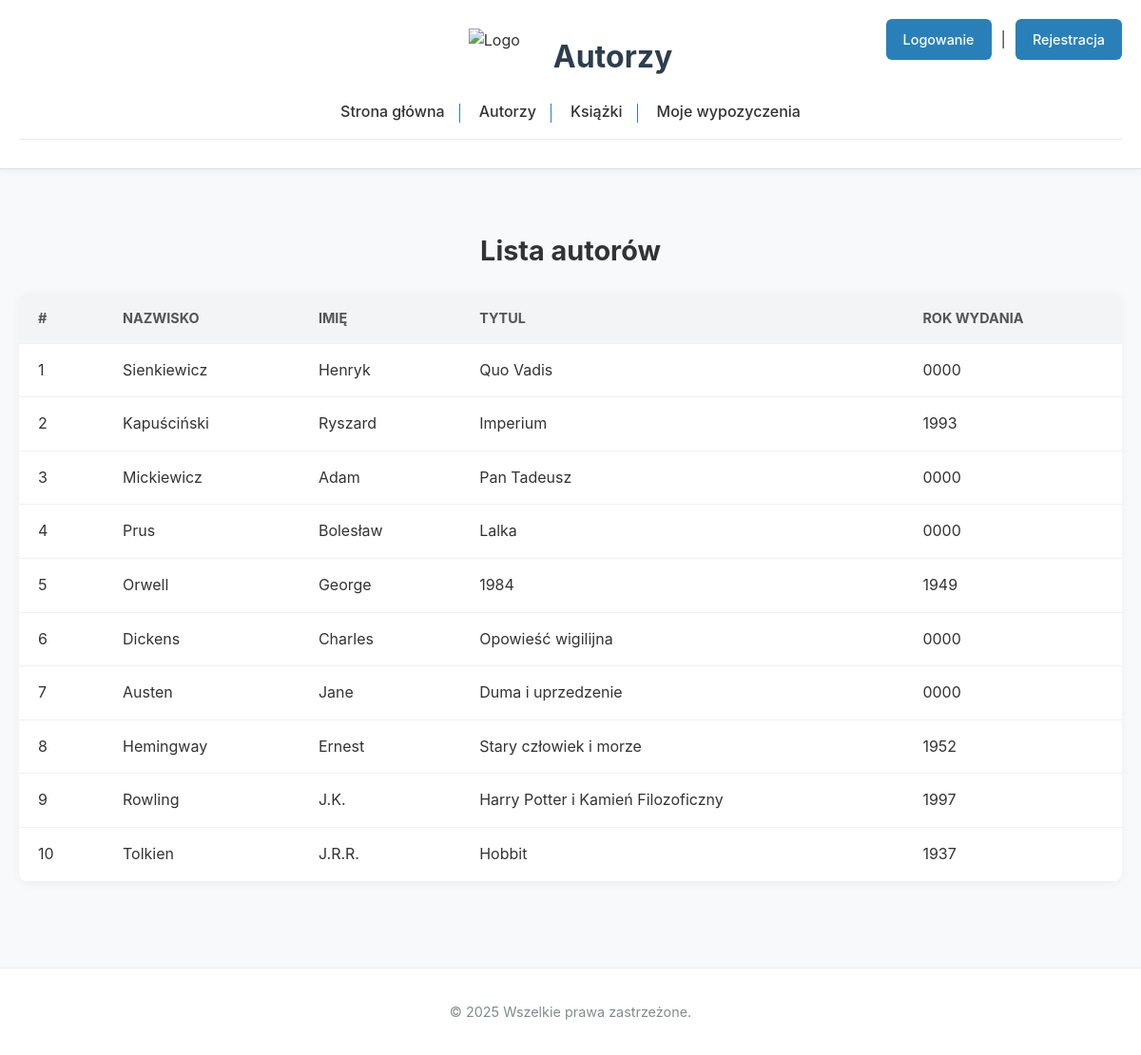
The app's page /User/autorzy.php with its own data.
### tables this page shows
CREATE TABLE ksiazka (
    id INT AUTO_INCREMENT PRIMARY KEY,
    tytul VARCHAR(200) NOT NULL,
    autor_id INT,
    wydawca_id INT,
    rok_wydania YEAR,
    tematyka_id INT,
    ilosc_calkowita INT NOT NULL DEFAULT 0,
    ilosc_dostepnych INT NOT NULL DEFAULT 0,
    dostepnosc INT NOT NULL DEFAULT 0,
    FOREIGN KEY (autor_id) REFERENCES autor(id),
    FOREIGN KEY (wydawca_id) REFERENCES wydawca(id),
    FOREIGN KEY (tematyka_id) REFERENCES tematyka(id)
);

CREATE TABLE autor (
    id INT AUTO_INCREMENT PRIMARY KEY,
    nazwisko VARCHAR(100) NOT NULL,
    imie VARCHAR(100) NOT NULL
);

### User/autorzy.php (the view, shortened to what this page needs)
<?php include '../Main/baza.php'; ?>
<!DOCTYPE html>
<html lang="pl">
<head>
    <link rel="stylesheet" href="../Main/style.css" />
</head>
<body>
    <header>
        <div class="header-container">
            <img src="../logo.png" alt="Logo" class="logo">
            <h1>Autorzy</h1>
        </div>
        <div class="auth-container">
            <?php
            if (isset($_SESSION['user_id'])) {
                echo '<a href="/User/logout.php" class="profile-link">Logout</a>';
            } else {
                echo '<a href="/User/loginUser.php" class="auth-link">Logowanie</a> | <a href="/User/registerUser.php" class="auth-link">Rejestracja</a>';
            }
            ?>
        </div>
        <?php include 'navigation.php'; ?>
    </header>
    <main>
        <h2>Lista autorów</h2>
        <table>
            <thead>
                <tr>
                    <th>#</th>
                    <th>Nazwisko</th>
                    <th>Imię</th>
                    <th>Tytul</th>
                    <th>Rok wydania</th>
                </tr>
            </thead>
            <tbody>
                <?php
                $query = "
                    SELECT ksiazka.id, autor.nazwisko, autor.imie,
                    COALESCE(ksiazka.tytul, 'Brak książki') AS tytul,
                    COALESCE(CAST(ksiazka.rok_wydania AS CHAR), '-') AS rok_wydania
                    FROM autor
                    LEFT JOIN ksiazka ON autor.id = ksiazka.autor_id
                    ORDER BY ksiazka.id ASC
                ";
                $result = $conn->query($query);
                if ($result->num_rows > 0) {
                    while ($row = $result->fetch_assoc()) {
                        $id = $row['id'] ? htmlspecialchars($row['id']) : '';
                        $nazwisko = $row['nazwisko'] ? htmlspecialchars($row['nazwisko']) : '';
                        $imie = $row['imie'] ? htmlspecialchars($row['imie']) : '';
                        $tytul = $row['tytul'] ? htmlspecialchars($row['tytul']) : 'Brak książki';
                        $rok_wydania = $row['rok_wydania'] ? htmlspecialchars($row['rok_wydania']) : '-';
                        echo "<tr>
                                <td>$id</td>
                                <td>$nazwisko</td>
                                <td>$imie</td>
                                <td>$tytul</td>
                                <td>$rok_wydania</td>
                            </tr>";
                    }
                } else {
                    echo "<tr><td colspan='5'>Немає записів</td></tr>";
                }
                ?>
            </tbody>
        </table>
    </main>
    <footer>
        <p>© 2025 Wszelkie prawa zastrzeżone.</p>
    </footer>
</body>
</html>

### User/navigation.php
<?php
$nav = '<nav>';
$nav .= '<a href="../startBiblioteka.php">Strona główna</a>';
$nav .= '<a href="autorzy.php">Autorzy</a>';
$nav .= '<a href="ksiazki.php">Książki</a>';
$nav .= '<a href="wypozyczenia.php">Moje wypozyczenia</a>';
$nav .= '</nav>';
echo $nav;

### Main/style.css (style rules this page uses)
* { box-sizing: border-box; }
body { font-family: 'Inter', 'Open Sans', 'Poppins', sans-serif; margin: 0; padding: 0; background-color: #f7f9fb; color: #333; line-height: 1.6; }
header { background-color: #ffffff; padding: 30px 20px; text-align: center; box-shadow: 0 2px 8px rgba(0, 0, 0, 0.05); border-bottom: 1px solid #e0e0e0; }
main h2 { text-align: center; font-size: 1.8rem; margin-bottom: 20px; }
header h1 { margin: 0; font-size: 2rem; color: #2c3e50; }
.header-container { display: flex; justify-content: center; align-items: center; gap: 20px; padding: 0 20px; }
.logo { height: 60px; margin-right: 15px; }
nav { background-color: #ffffff; display: flex; justify-content: center; gap: 20px; padding: 15px 0; border-bottom: 1px solid #eaeaea; }
nav a { text-decoration: none; color: #333; font-weight: 500; transition: color 0.3s; }
nav a:not(:last-child)::after { content: ""; display: inline-block; height: 20px; width: 1px; background-color: #2980b9; margin-left: 15px; vertical-align: middle; }
main { padding: 40px 20px; max-width: 1200px; margin: auto; }
table { width: 100%; border-collapse: collapse; background-color: #fff; border-radius: 10px; overflow: hidden; box-shadow: 0 2px 10px rgba(0, 0, 0, 0.05); }
table th, table td { padding: 15px 20px; border-bottom: 1px solid #f0f0f0; text-align: left; }
table th { background-color: #f2f4f6; color: #555; font-size: 0.9rem; text-transform: uppercase; }
footer { background-color: #ffffff; color: #7f8c8d; text-align: center; padding: 20px; font-size: 0.9rem; border-top: 1px solid #eaeaea; margin-top: 50px; }
.auth-link, .profile-link { background-color: #2980b9; color: #fff; padding: 10px 18px; border-radius: 6px; font-size: 0.9rem; font-weight: 500; text-decoration: none; transition: background-color 0.3s ease; }
.auth-container { position: absolute; top: 20px; right: 20px; display: flex; align-items: center; gap: 10px; flex-wrap: wrap; }

### records on screen
ksiazka: id "1", autor.nazwisko "Sienkiewicz", autor.imie "Henryk", tytul "Quo Vadis", rok_wydania "0000"
ksiazka: id "2", autor.nazwisko "Kapuściński", autor.imie "Ryszard", tytul "Imperium", rok_wydania "1993"
ksiazka: id "3", autor.nazwisko "Mickiewicz", autor.imie "Adam", tytul "Pan Tadeusz", rok_wydania "0000"
ksiazka: id "4", autor.nazwisko "Prus", autor.imie "Bolesław", tytul "Lalka", rok_wydania "0000"
ksiazka: id "5", autor.nazwisko "Orwell", autor.imie "George", tytul "1984", rok_wydania "1949"
ksiazka: id "6", autor.nazwisko "Dickens", autor.imie "Charles", tytul "Opowieść wigilijna", rok_wydania "0000"
ksiazka: id "7", autor.nazwisko "Austen", autor.imie "Jane", tytul "Duma i uprzedzenie", rok_wydania "0000"
ksiazka: id "8", autor.nazwisko "Hemingway", autor.imie "Ernest", tytul "Stary człowiek i morze", rok_wydania "1952"
ksiazka: id "9", autor.nazwisko "Rowling", autor.imie "J.K.", tytul "Harry Potter i Kamień Filozoficzny", rok_wydania "1997"
ksiazka: id "10", autor.nazwisko "Tolkien", autor.imie "J.R.R.", tytul "Hobbit", rok_wydania "1937"
